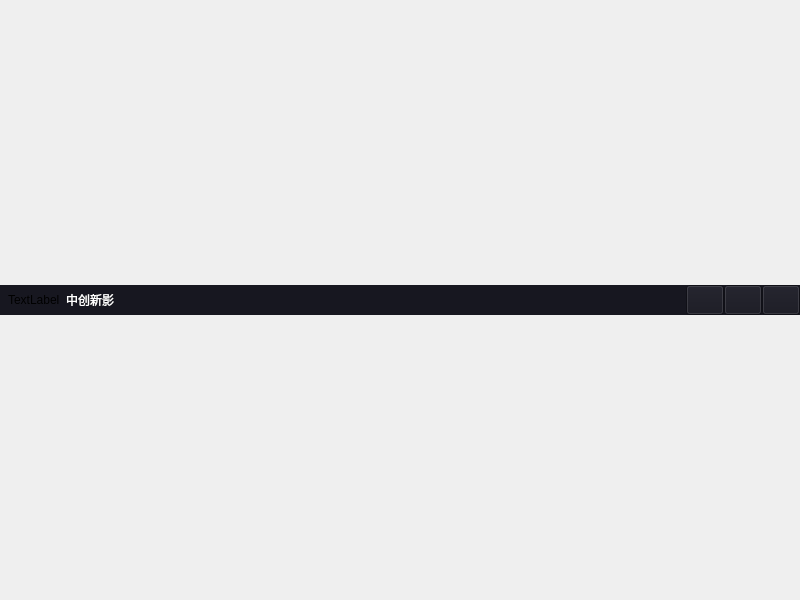
<?xml version="1.0" encoding="UTF-8"?>
<ui version="4.0">
 <class>ZCXYWindowTitleWidget</class>
 <widget class="QMainWindow" name="ZCXYWindowTitleWidget">
  <property name="geometry">
   <rect>
    <x>0</x>
    <y>0</y>
    <width>800</width>
    <height>600</height>
   </rect>
  </property>
  <property name="windowTitle">
   <string>MainWindow</string>
  </property>
  <widget class="QWidget" name="centralwidget">
   <layout class="QVBoxLayout" name="verticalLayout_3">
    <property name="spacing">
     <number>0</number>
    </property>
    <property name="leftMargin">
     <number>0</number>
    </property>
    <property name="topMargin">
     <number>0</number>
    </property>
    <property name="rightMargin">
     <number>0</number>
    </property>
    <property name="bottomMargin">
     <number>0</number>
    </property>
    <item>
     <layout class="QVBoxLayout" name="verticalLayout">
      <property name="spacing">
       <number>0</number>
      </property>
      <item>
       <widget class="QWidget" name="widget" native="true">
        <property name="minimumSize">
         <size>
          <width>0</width>
          <height>30</height>
         </size>
        </property>
        <property name="maximumSize">
         <size>
          <width>16777215</width>
          <height>30</height>
         </size>
        </property>
        <property name="styleSheet">
         <string notr="true">background-color: rgb(23, 23, 32);</string>
        </property>
        <layout class="QHBoxLayout" name="horizontalLayout_4">
         <property name="spacing">
          <number>0</number>
         </property>
         <property name="leftMargin">
          <number>0</number>
         </property>
         <property name="topMargin">
          <number>0</number>
         </property>
         <property name="rightMargin">
          <number>0</number>
         </property>
         <property name="bottomMargin">
          <number>0</number>
         </property>
         <item>
          <layout class="QHBoxLayout" name="horizontalLayout_3">
           <property name="spacing">
            <number>0</number>
           </property>
           <item>
            <layout class="QHBoxLayout" name="horizontalLayout">
             <property name="spacing">
              <number>6</number>
             </property>
             <property name="leftMargin">
              <number>8</number>
             </property>
             <item>
              <widget class="QLabel" name="labelTitleImage">
               <property name="text">
                <string>TextLabel</string>
               </property>
              </widget>
             </item>
             <item>
              <widget class="QLabel" name="label_2">
               <property name="styleSheet">
                <string notr="true">color: rgb(255, 255, 255);</string>
               </property>
               <property name="text">
                <string>中创新影</string>
               </property>
              </widget>
             </item>
            </layout>
           </item>
           <item>
            <spacer name="horizontalSpacer">
             <property name="orientation">
              <enum>Qt::Horizontal</enum>
             </property>
             <property name="sizeHint" stdset="0">
              <size>
               <width>40</width>
               <height>20</height>
              </size>
             </property>
            </spacer>
           </item>
           <item>
            <layout class="QHBoxLayout" name="horizontalLayout_2">
             <property name="spacing">
              <number>0</number>
             </property>
             <item>
              <widget class="QPushButton" name="Window_Minimize">
               <property name="styleSheet">
                <string notr="true">QPushButton {
	width: 30;
    height:30;
	border-image: url(:/Images/minWindow.png);
}

QPushButton:hover {
	width: 30;
    height:30;
	background-color: rgb(60, 60, 90);
	border-image: url(:/Images/minWindow1.png);
}</string>
               </property>
               <property name="text">
                <string/>
               </property>
              </widget>
             </item>
             <item>
              <widget class="QPushButton" name="Window_Maximize">
               <property name="styleSheet">
                <string notr="true">QPushButton {
	width: 30;
    height:30;
	border-image: url(:/Images/reductionWindow.png);
}

QPushButton:hover {
	width: 30;
    height:30;
	background-color: rgb(60, 60, 90);
	border-image: url(:/Images/reductionWindow1.png);
}</string>
               </property>
               <property name="text">
                <string/>
               </property>
              </widget>
             </item>
             <item>
              <widget class="QPushButton" name="Window_Close">
               <property name="styleSheet">
                <string notr="true">QPushButton {
	width: 30;
    height:30;
	border-image: url(:/Images/closeWindow.png);
}

QPushButton:hover {
	width: 30;
    height:30;
	background-color: rgb(105, 135, 213);
	border-image: url(:/Images/closeWindow1.png);
}</string>
               </property>
               <property name="text">
                <string/>
               </property>
              </widget>
             </item>
            </layout>
           </item>
          </layout>
         </item>
        </layout>
       </widget>
      </item>
     </layout>
    </item>
   </layout>
  </widget>
 </widget>
 <resources/>
 <connections/>
</ui>
